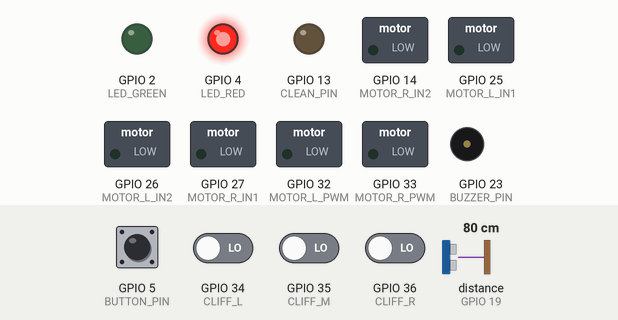
A sketch run on a simulated ESP32. On the bench: switched loads named in the sketch (green lamp = pin HIGH), output pins drawn as LEDs (lit = HIGH), buzzer (waves = sounding). Dashed ring = blinking. The inputs (shaded band) are chosen by the test bench; at power-on: GPIO 5 (BUTTON_PIN) HIGH, GPIO 34 (CLIFF_L), GPIO 35 (CLIFF_M), GPIO 36 (CLIFF_R) LOW, distance to the obstacle (sensor on GPIO 19) 80 cm. The echo pulse lasts 58.3 µs per cm; random numbers use the default seed unless the sketch sets one; pins used as bus, display or sensor lines are not drawn; what the sketch prints to the serial monitor is not drawn.

Above: at 4.5 s.
4.6 s: GPIO 5 (BUTTON_PIN) pulled LOW for 0.15 s
At 5.6 s:
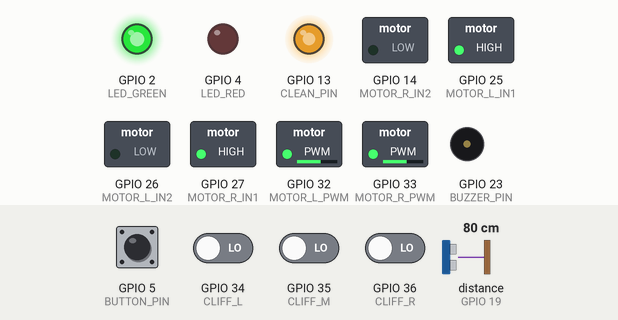
6.8 s: distance to the obstacle (sensor on GPIO 19) set to 10 cm
8.3 s: distance to the obstacle (sensor on GPIO 19) set to 7 cm
At 9.1 s:
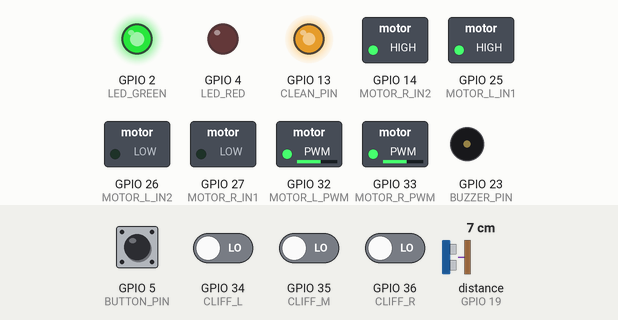
11.3 s: GPIO 34 (CLIFF_L) driven HIGH
At 12.8 s:
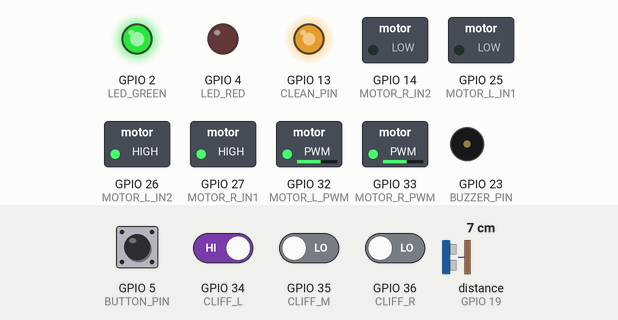
14.3 s: GPIO 5 (BUTTON_PIN) pulled LOW for 1 s
At 17.2 s:
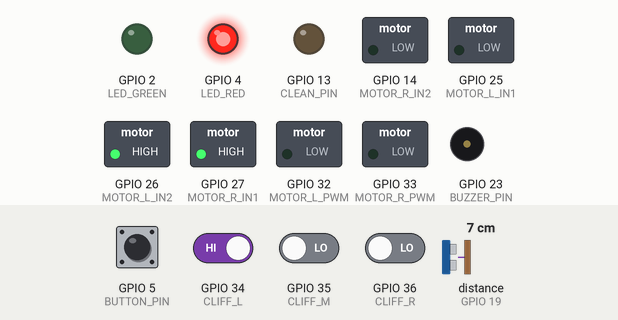
17.5 s: GPIO 5 (BUTTON_PIN) pulled LOW for 0.15 s
At 17.9 s:
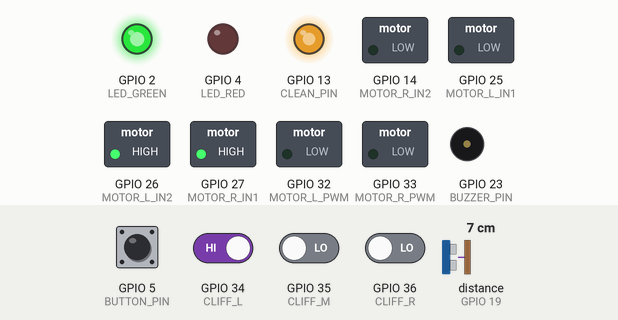
Timing chart, 0 to 21.5 s (numbered marks = the images above; inputs shaded):
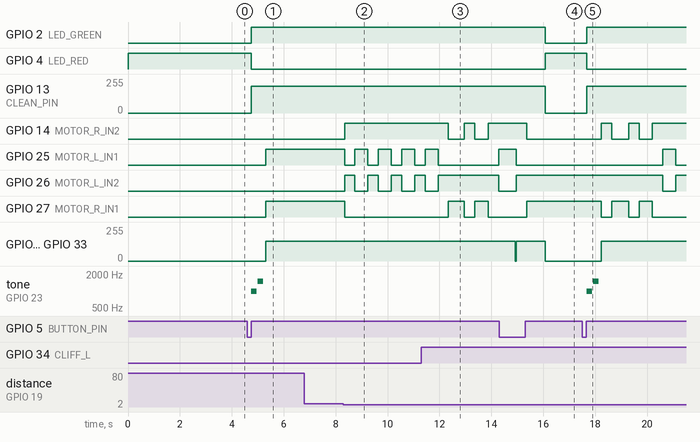

The sketch:

test_8_integration.ino
```cpp
/*
 * test_8：全功能联调
 *
 * 把所有模块接好后跑这个测试，验证每个部分都能协同工作。
 * 使用按钮控制，不需要语音模块。
 *
 * 接线（全部）：
 *   TB6612: AIN1→25, AIN2→26, PWMA→32, BIN1→27, BIN2→14, PWMB→33, STBY→3.3V
 *   MOS管:  SIG→13
 *   悬崖:   L→34, M→35, R→36
 *   超声波: TRIG→18, ECHO→19
 *   蜂鸣器: →23
 *   LED:    绿→2, 红→4
 *   按钮:   COM→5, NO→GND
 *   DFPlayer: TX→21, RX←22
 *
 * 操作：
 *   短按 → 开始/停止（驱动电机+刷子+语音）
 *   长按 2 秒 → 切换声音（家 ↔ 何）
 *
 * 清扫时自动避障和防坠落
 */

#define MOTOR_L_IN1  25
#define MOTOR_L_IN2  26
#define MOTOR_L_PWM  32
#define MOTOR_R_IN1  27
#define MOTOR_R_IN2  14
#define MOTOR_R_PWM  33
#define CLEAN_PIN    13

#define CLIFF_L      34
#define CLIFF_M      35
#define CLIFF_R      36

#define TRIG_PIN     18
#define ECHO_PIN     19

#define BUZZER_PIN   23
#define LED_GREEN    2
#define LED_RED      4
#define BUTTON_PIN   5

#define DFP_RX       21
#define DFP_TX       22

#define MOTOR_SPEED     150
#define OBSTACLE_CM       8
#define LONG_PRESS_MS  2000
#define VOLUME           25

HardwareSerial dfpSerial(2);

bool cleaning = false;
unsigned long cleanStart = 0;
unsigned long lastChat = 0;

uint8_t voiceFolder = 1;

bool btnDown = false;
unsigned long btnTime = 0;
bool longDone = false;

// ---- DFPlayer 原始指令 ----

void sendCmd(uint8_t cmd, uint8_t p1, uint8_t p2) {
  uint8_t pkt[10] = {0x7E, 0xFF, 0x06, cmd, 0x00, p1, p2, 0x00, 0x00, 0xEF};
  uint16_t sum = -(pkt[1] + pkt[2] + pkt[3] + pkt[4] + pkt[5] + pkt[6]);
  pkt[7] = (uint8_t)(sum >> 8);
  pkt[8] = (uint8_t)(sum & 0xFF);
  dfpSerial.write(pkt, 10);
}

void playSound(uint8_t track) {
  sendCmd(0x0F, voiceFolder, track);
}

void playRandom(uint8_t from, uint8_t count) {
  playSound(from + random(count));
}

// ---- 电机 ----

void forward()  {
  digitalWrite(MOTOR_L_IN1,1); digitalWrite(MOTOR_L_IN2,0);
  digitalWrite(MOTOR_R_IN1,1); digitalWrite(MOTOR_R_IN2,0);
  ledcWrite(MOTOR_L_PWM, MOTOR_SPEED);
  ledcWrite(MOTOR_R_PWM, MOTOR_SPEED);
}

void backward() {
  digitalWrite(MOTOR_L_IN1,0); digitalWrite(MOTOR_L_IN2,1);
  digitalWrite(MOTOR_R_IN1,0); digitalWrite(MOTOR_R_IN2,1);
  ledcWrite(MOTOR_L_PWM, MOTOR_SPEED);
  ledcWrite(MOTOR_R_PWM, MOTOR_SPEED);
}

void turnLeft() {
  digitalWrite(MOTOR_L_IN1,0); digitalWrite(MOTOR_L_IN2,1);
  digitalWrite(MOTOR_R_IN1,1); digitalWrite(MOTOR_R_IN2,0);
  ledcWrite(MOTOR_L_PWM, MOTOR_SPEED);
  ledcWrite(MOTOR_R_PWM, MOTOR_SPEED);
}

void turnRight() {
  digitalWrite(MOTOR_L_IN1,1); digitalWrite(MOTOR_L_IN2,0);
  digitalWrite(MOTOR_R_IN1,0); digitalWrite(MOTOR_R_IN2,1);
  ledcWrite(MOTOR_L_PWM, MOTOR_SPEED);
  ledcWrite(MOTOR_R_PWM, MOTOR_SPEED);
}

void stopMotors() {
  ledcWrite(MOTOR_L_PWM, 0);
  ledcWrite(MOTOR_R_PWM, 0);
}

// ---- 传感器 ----

bool cliffDetected() {
  return digitalRead(CLIFF_L)==HIGH
      || digitalRead(CLIFF_M)==HIGH
      || digitalRead(CLIFF_R)==HIGH;
}

float getDistanceCm() {
  digitalWrite(TRIG_PIN, LOW);
  delayMicroseconds(2);
  digitalWrite(TRIG_PIN, HIGH);
  delayMicroseconds(10);
  digitalWrite(TRIG_PIN, LOW);
  long dur = pulseIn(ECHO_PIN, HIGH, 30000);
  if (dur == 0) return 999.0;
  return dur * 0.034 / 2.0;
}

// ---- 按钮 ----

int checkButton() {
  bool pressed = (digitalRead(BUTTON_PIN) == LOW);
  if (pressed && !btnDown) {
    btnDown = true; btnTime = millis(); longDone = false;
    delay(50); return 0;
  }
  if (btnDown && pressed && !longDone && (millis()-btnTime >= LONG_PRESS_MS)) {
    longDone = true; return 2;
  }
  if (!pressed && btnDown) {
    btnDown = false;
    if (!longDone) return 1;
  }
  return 0;
}

// ---- 切换声音 ----

void switchVoice() {
  voiceFolder = (voiceFolder == 1) ? 2 : 1;
  Serial.printf("🔄 切换到小朋友 %c（文件夹 %02d）\n",
                'A'+voiceFolder-1, voiceFolder);
  uint8_t led = (voiceFolder==1) ? LED_GREEN : LED_RED;
  for (int i=0; i<3; i++) {
    digitalWrite(led, HIGH); delay(150);
    digitalWrite(led, LOW);  delay(150);
  }
  tone(BUZZER_PIN, voiceFolder==1 ? 1000 : 1500, 300);
  delay(400);
  playSound(1);  // 播放开机语音确认
}

// ---- 开始 / 停止 ----

void startCleaning() {
  cleaning = true;
  cleanStart = millis();
  lastChat = millis();
  ledcWrite(CLEAN_PIN, 200);
  digitalWrite(LED_GREEN, HIGH);
  digitalWrite(LED_RED, LOW);
  playRandom(2, 3);  // 开场语音 002~004
  tone(BUZZER_PIN, 1000, 200);
  delay(250);
  tone(BUZZER_PIN, 1500, 200);
  Serial.println("▶ 开始清扫！");
}

void stopCleaning(bool finished) {
  cleaning = false;
  stopMotors();
  ledcWrite(CLEAN_PIN, 0);
  digitalWrite(LED_GREEN, LOW);
  digitalWrite(LED_RED, HIGH);
  if (finished) {
    playRandom(16, 3);  // 完成语音 016~018
    Serial.println("✅ 清扫完成！");
  } else {
    playSound(19);      // 手动停止语音 019
    Serial.println("⏹ 手动停止");
  }
}

// ---- 避障 ----

void avoidEdge() {
  stopMotors();
  playRandom(10, 3);  // 桌边语音 010~012
  Serial.println("  ⚠️ 悬崖！后退+转向");
  backward(); delay(400); stopMotors();
  if (random(2)==0) turnLeft(); else turnRight();
  delay(500 + random(300)); stopMotors();
}

void avoidObstacle() {
  stopMotors();
  playRandom(13, 3);  // 障碍语音 013~015
  Serial.println("  ⚠️ 障碍物！后退+转向");
  backward(); delay(400); stopMotors();
  turnRight(); delay(500); stopMotors();
}

// ---- setup ----

void setup() {
  Serial.begin(115200);
  dfpSerial.begin(9600, SERIAL_8N1, DFP_RX, DFP_TX);

  pinMode(MOTOR_L_IN1, OUTPUT); pinMode(MOTOR_L_IN2, OUTPUT);
  pinMode(MOTOR_R_IN1, OUTPUT); pinMode(MOTOR_R_IN2, OUTPUT);
  ledcAttach(MOTOR_L_PWM, 5000, 8);
  ledcAttach(MOTOR_R_PWM, 5000, 8);
  ledcAttach(CLEAN_PIN, 5000, 8);

  pinMode(CLIFF_L, INPUT); pinMode(CLIFF_M, INPUT); pinMode(CLIFF_R, INPUT);
  pinMode(TRIG_PIN, OUTPUT); pinMode(ECHO_PIN, INPUT);
  pinMode(BUZZER_PIN, OUTPUT);
  pinMode(LED_GREEN, OUTPUT); pinMode(LED_RED, OUTPUT);
  pinMode(BUTTON_PIN, INPUT_PULLUP);

  stopMotors();
  ledcWrite(CLEAN_PIN, 0);
  digitalWrite(LED_RED, HIGH);

  randomSeed(analogRead(0));

  Serial.println("\n=== test_8：全功能联调 ===");
  Serial.println("短按 = 开始/停止清扫");
  Serial.println("长按 2 秒 = 切换声音");
  Serial.println("STBY 接 3.3V，DFPlayer 接 21/22\n");

  delay(2000);
  sendCmd(0x09, 0x00, 0x02);  // 挂载 SD 卡
  delay(1000);
  sendCmd(0x06, 0x00, VOLUME); // 音量
  delay(300);
  playSound(1);  // 开机语音

  Serial.printf("就绪（声音：小朋友 %c），等待按钮...\n\n",
                'A'+voiceFolder-1);
}

// ---- loop ----

void loop() {
  int btn = checkButton();
  if (btn == 1) {
    if (cleaning) stopCleaning(false);
    else startCleaning();
    delay(300);
    return;
  } else if (btn == 2 && !cleaning) {
    switchVoice();
    delay(300);
    return;
  }

  if (!cleaning) { delay(50); return; }

  // 120 秒超时
  if ((millis()-cleanStart)/1000 >= 120) {
    Serial.println("⏰ 清扫超时");
    stopCleaning(true);
    return;
  }

  // 悬崖检测
  if (cliffDetected()) {
    avoidEdge();
    return;
  }

  // 障碍物检测
  float dist = getDistanceCm();
  if (dist < OBSTACLE_CM) {
    avoidObstacle();
    return;
  }

  // 随机说话（每 15 秒）
  if (millis()-lastChat >= 15000) {
    lastChat = millis();
    playRandom(5, 5);  // 工作语音 005~009
  }

  forward();
  delay(50);
}
```

Measured:
- the behaviour switches between 9 and 8 cm on distance to the obstacle (sensor on GPIO 19) (found by bisection; images 1 and 2)
- after the input at 4.6 s, GPIO 2 (LED_GREEN): LOW → HIGH after 0.16 s; GPIO 4 (LED_RED): HIGH → LOW after 0.16 s; GPIO 13 (CLEAN_PIN): 0/255 → 199/255 after 0.16 s; GPIO 25 (MOTOR_L_IN1), GPIO 27 (MOTOR_R_IN1): LOW → HIGH after 0.71 s; GPIO 32 (MOTOR_L_PWM), GPIO 33 (MOTOR_R_PWM): 0/255 → 149/255 after 0.71 s
- after the input at 6.8 s, every drawn part: stays the same
- after the input at 8.3 s, GPIO 14 (MOTOR_R_IN2): LOW → HIGH at once; GPIO 25 (MOTOR_L_IN1): alternates HIGH for 0.50 s and LOW for 0.40 s, starting at once; GPIO 26 (MOTOR_L_IN2): alternates HIGH for 0.40 s and LOW for 0.50 s, starting at once; GPIO 27 (MOTOR_R_IN1): HIGH → LOW at once
- after the input at 11.3 s, GPIO 14 (MOTOR_R_IN2): alternates HIGH for 0.40 s and LOW for 0.57 s, starting after 1.0 s; GPIO 27 (MOTOR_R_IN1): alternates HIGH for 0.57 s and LOW for 0.40 s, starting after 1.0 s
- after the input at 14.3 s, GPIO 2 (LED_GREEN): HIGH → LOW after 1.8 s; GPIO 4 (LED_RED): LOW → HIGH after 1.8 s; GPIO 13 (CLEAN_PIN): 199/255 → 0/255 after 1.8 s; GPIO 32 (MOTOR_L_PWM), GPIO 33 (MOTOR_R_PWM): 149/255 → 0/255 after 1.8 s
- after the input at 17.5 s, GPIO 2 (LED_GREEN): LOW → HIGH after 0.18 s; GPIO 4 (LED_RED): HIGH → LOW after 0.18 s; GPIO 13 (CLEAN_PIN): 0/255 → 199/255 after 0.18 s; GPIO 14 (MOTOR_R_IN2): goes HIGH 0.40 s, LOW 0.66 s, HIGH 0.40 s, LOW 0.50 s, then HIGH, starting after 0.73 s; GPIO 25 (MOTOR_L_IN1): LOW → HIGH after 3.1 s, → LOW 0.52 s later
